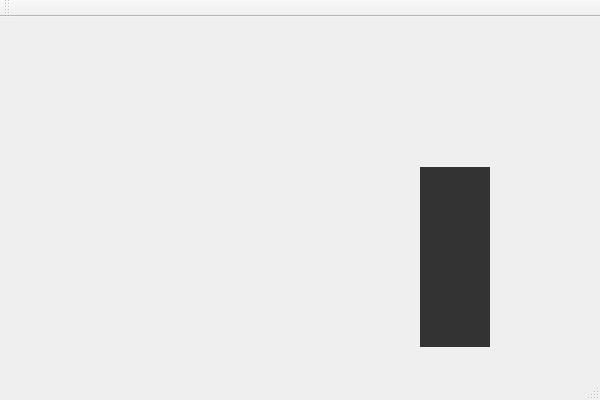
<?xml version="1.0" encoding="UTF-8"?>
<ui version="4.0">
 <class>QQPlayerClass</class>
 <widget class="QMainWindow" name="QQPlayerClass">
  <property name="geometry">
   <rect>
    <x>0</x>
    <y>0</y>
    <width>600</width>
    <height>400</height>
   </rect>
  </property>
  <property name="windowTitle">
   <string>影音工具</string>
  </property>
  <widget class="QWidget" name="centralWidget">
   <widget class="QWidget" name="toolWidget" native="true">
    <property name="geometry">
     <rect>
      <x>420</x>
      <y>150</y>
      <width>70</width>
      <height>180</height>
     </rect>
    </property>
    <property name="minimumSize">
     <size>
      <width>70</width>
      <height>180</height>
     </size>
    </property>
    <property name="maximumSize">
     <size>
      <width>70</width>
      <height>180</height>
     </size>
    </property>
    <property name="styleSheet">
     <string notr="true">background-color:rgb(51,51,51)</string>
    </property>
   </widget>
  </widget>
  <widget class="QMenuBar" name="menuBar">
   <property name="geometry">
    <rect>
     <x>0</x>
     <y>0</y>
     <width>600</width>
     <height>23</height>
    </rect>
   </property>
  </widget>
  <widget class="QToolBar" name="mainToolBar">
   <attribute name="toolBarArea">
    <enum>TopToolBarArea</enum>
   </attribute>
   <attribute name="toolBarBreak">
    <bool>false</bool>
   </attribute>
  </widget>
  <widget class="QStatusBar" name="statusBar"/>
 </widget>
 <layoutdefault spacing="6" margin="11"/>
 <resources>
  <include location="QQPlayer.qrc"/>
 </resources>
 <connections/>
</ui>
